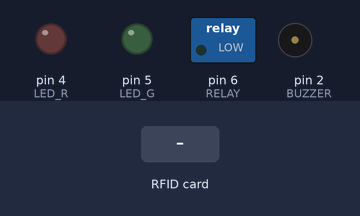
Bench run of a sketch on a simulated Arduino Uno, built with avr-gcc and run on an emulated ATmega328P. Shown: switched loads named in the sketch (green lamp = pin HIGH), output pins drawn as LEDs (lit = HIGH), buzzer (waves = sounding). Inputs (shaded band) come from the test bench. Pins used as bus, display or sensor lines are not drawn; what the sketch prints to the serial monitor is not drawn.

Above: at 1.2 s.
1.3 s: RFID card 5E 7A 19 C4 held to the reader
At 1.7 s:
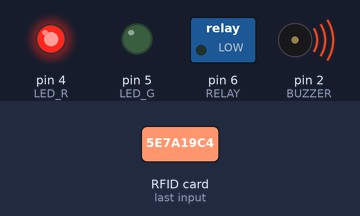
Timing chart, 0 to 4.3 s (numbered marks = the images above; inputs shaded):
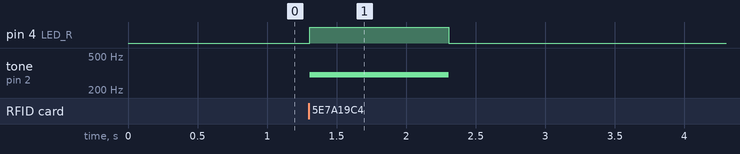

Measured:
- after the input at 1.3 s, pin 4 (LED_R): LOW → HIGH at once, → LOW 1.0 s later; tone on pin 2 (BUZZER): silent → 300 Hz at once, → silent 1.0 s later

The sketch:

RFID_LOCK_With_LCD.ino
```cpp
//Viral Science www.youtube.com/c/viralscience
//RFID Solenoid Lock
#include <SPI.h>
#include <MFRC522.h>

#define SS_PIN 10
#define RST_PIN 9
#define LED_G 5 //define green LED pin
#define LED_R 4 //define red LED
#define RELAY 6 //relay pin
#define BUZZER 2
//#define BUZZER 2 //buzzer pin
#define ACCESS_DELAY 2000
#define DENIED_DELAY 1000
MFRC522 mfrc522(SS_PIN, RST_PIN);   // Create MFRC522 instance.
int ID1[4] = {9, 12, 141, 157};
int UID[4],i;
void setup()
{
  Serial.begin(9600);   // Initiate a serial communication
  SPI.begin();          // Initiate  SPI bus
  mfrc522.PCD_Init();   // Initiate MFRC522
  pinMode(LED_G, OUTPUT);
  pinMode(LED_R, OUTPUT);
  pinMode(RELAY, OUTPUT);
  pinMode(BUZZER, OUTPUT);
  pinMode(BUZZER, OUTPUT);
  digitalWrite(RELAY, LOW);
  Serial.println("Put your card to the reader...");
  Serial.println();
}
void loop()
{
  // Look for new cards
  if ( ! mfrc522.PICC_IsNewCardPresent())
  {
    return;
  }
  // Select one of the cards
  if ( ! mfrc522.PICC_ReadCardSerial())
  {
    return;
  }
  //Show UID on serial monitor
   Serial.print("UID của thẻ: ");

  for (byte i = 0; i < mfrc522.uid.size; i++)
  {
    Serial.print(mfrc522.uid.uidByte[i] < 0x10 ? " 0" : " ");
    UID[i] = mfrc522.uid.uidByte[i];
    Serial.print(UID[i]);
  }
  Serial.println("   ");
  if (UID[i] == ID1[i])
  {
    Serial.println("Authorized access");
    Serial.println();
    delay(500);
    digitalWrite(RELAY, HIGH);
    digitalWrite(LED_G, HIGH);
    delay(ACCESS_DELAY);
    digitalWrite(RELAY, LOW);
    digitalWrite(LED_G, LOW);
  }
 else   {
    Serial.println(" Access denied");
    digitalWrite(LED_R, HIGH);
    tone(BUZZER, 300);
    delay(DENIED_DELAY);
    digitalWrite(LED_R, LOW);
    noTone(BUZZER);
  }
}
```
